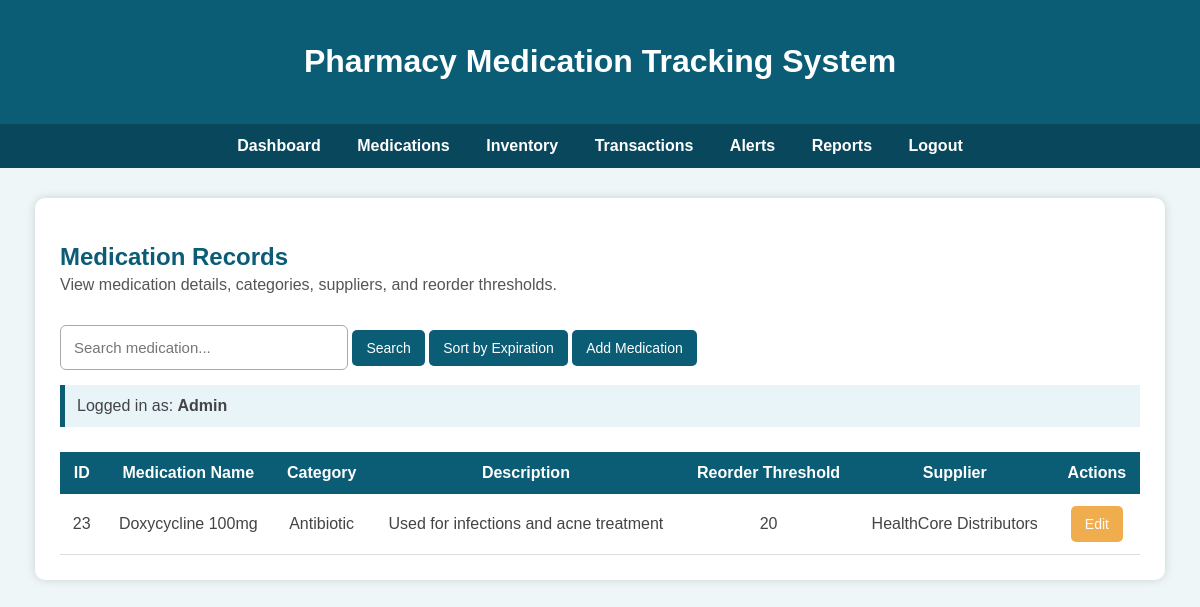
The app's page /pharmacy-project/medications.php (signed in) with its own data.
### tables this page shows
CREATE TABLE `medications` (
  `medication_id` int NOT NULL AUTO_INCREMENT,
  `medication_name` varchar(100) NOT NULL,
  `category` varchar(50) DEFAULT NULL,
  `description` text,
  `reorder_threshold` int NOT NULL DEFAULT '20',
  `supplier_id` int DEFAULT NULL,
  PRIMARY KEY (`medication_id`),
  KEY `fk_medications_supplier` (`supplier_id`),
  CONSTRAINT `fk_medications_supplier` FOREIGN KEY (`supplier_id`) REFERENCES `suppliers` (`supplier_id`) ON DELETE SET NULL ON UPDATE CASCADE
);

CREATE TABLE `suppliers` (
  `supplier_id` int NOT NULL AUTO_INCREMENT,
  `supplier_name` varchar(100) NOT NULL,
  `contact_name` varchar(100) DEFAULT NULL,
  `phone` varchar(20) DEFAULT NULL,
  `email` varchar(100) DEFAULT NULL,
  `address` varchar(255) DEFAULT NULL,
  PRIMARY KEY (`supplier_id`)
);

### pharmacy-project/medications.php (the view, shortened to what this page needs)
<?php
include "db_connect.php";
$sql = "SELECT
            m.medication_id,
            m.medication_name,
            m.category,
            m.description,
            m.reorder_threshold,
            s.supplier_name
        FROM medications m
        LEFT JOIN suppliers s ON m.supplier_id = s.supplier_id
        ORDER BY m.medication_name ASC";
$result = $conn->query($sql);
?>
<!DOCTYPE html>
<html>
<head>
</head>
<body>
    <div class="header">
        <h1>Pharmacy Medication Tracking System</h1>
    </div>
    <div class="nav">
        <a href="dashboard.php">Dashboard</a>
        <a href="medications.php">Medications</a>
        <a href="inventory.php">Inventory</a>
        <a href="transactions.php">Transactions</a>
        <a href="alerts.php">Alerts</a>
		<?php if ($_SESSION['role'] != 'Technician') { ?>
			<a href="reports.php">Reports</a>
		<?php } ?>
        <a href="logout.php">Logout</a>
    </div>
    <div class="container">
        <div class="top-section">
            <div>
                <h2 class="page-title">Medication Records</h2>
                <p class="description">
                    View medication details, categories, suppliers, and reorder thresholds.
                </p>
            </div>
			<div class="controls">
				<form action="searchMedication.php" method="post" style="display:inline;">
					<input type="text" name="searchTerm" placeholder="Search medication..." required>
					<button type="submit" class="btn">Search</button>
				</form>
				<form action="sortMedication.php" method="post" style="display:inline;">
					<button type="submit" class="btn">Sort by Expiration</button>
				</form>
				<?php if ($_SESSION['role'] == 'Pharmacist' || $_SESSION['role'] == 'Admin') { ?>
					<a class="btn" href="addMedication.php">Add Medication</a>
				<?php } ?>
			</div>
        </div>
        <div class="role-note">
            Logged in as: <strong><?php echo $_SESSION['role']; ?></strong>
        </div>
        <table>
            <tr>
                <th>ID</th>
                <th>Medication Name</th>
                <th>Category</th>
                <th>Description</th>
                <th>Reorder Threshold</th>
                <th>Supplier</th>
                <?php if ($_SESSION['role'] == 'Pharmacist' || $_SESSION['role'] == 'Admin') { ?>
                    <th>Actions</th>
                <?php } ?>
            </tr>
            <?php while ($row = $result->fetch_assoc()) { ?>
                <tr>
                    <td><?php echo $row['medication_id']; ?></td>
                    <td><?php echo $row['medication_name']; ?></td>
                    <td><?php echo $row['category']; ?></td>
                    <td><?php echo $row['description']; ?></td>
                    <td><?php echo $row['reorder_threshold']; ?></td>
                    <td><?php echo $row['supplier_name']; ?></td>
                    <?php if ($_SESSION['role'] == 'Pharmacist' || $_SESSION['role'] == 'Admin') { ?>
                        <td>
                            <a class="btn edit-btn" href="editMedication.php?id=<?php echo $row['medication_id']; ?>">Edit</a>
                        </td>
                    <?php } ?>
                </tr>
            <?php } ?>
        </table>
    </div>
</body>
</html>

### pharmacy-project/medications.php (style rules this page uses)
body { margin: 0; font-family: Arial, sans-serif; background-color: #eef6f8; }
.header { background-color: #0b5c75; color: white; padding: 22px; text-align: center; }
.nav { background-color: #08475c; padding: 13px; text-align: center; }
.nav a { color: white; text-decoration: none; margin: 0 16px; font-weight: bold; }
.container { width: 90%; margin: 30px auto; background-color: white; padding: 25px; border-radius: 10px; box-shadow: 0px 0px 10px rgba(0,0,0,0.15); }
.top-section { display: flex; justify-content: space-between; align-items: center; gap: 15px; flex-wrap: wrap; }
.page-title { color: #0b5c75; margin-bottom: 5px; }
.description { color: #555; margin-top: 0; }
.controls input, .controls select { padding: 13px; font-size: 15px; border: 1px solid #aaa; border-radius: 6px; }
.controls input { width: 260px; }
.btn { background-color: #0b5c75; color: white; padding: 10px 14px; border: none; border-radius: 5px; text-decoration: none; cursor: pointer; display: inline-block; font-size: 14px; }
.edit-btn { background-color: #f0ad4e; }
table { width: 100%; border-collapse: collapse; margin-top: 25px; }
th { background-color: #0b5c75; color: white; padding: 12px; }
td { padding: 12px; text-align: center; border-bottom: 1px solid #ddd; color: #444; }
.role-note { margin-top: 15px; background-color: #e8f4f8; padding: 12px; border-left: 5px solid #0b5c75; color: #444; }

### records on screen
medications: medication_id "23", medication_name "Doxycycline 100mg", category "Antibiotic", description "Used for infections and acne treatment", reorder_threshold "20", supplier.supplier_name "HealthCore Distributors"

### other values on screen
$_SESSION['role'] "Admin"
